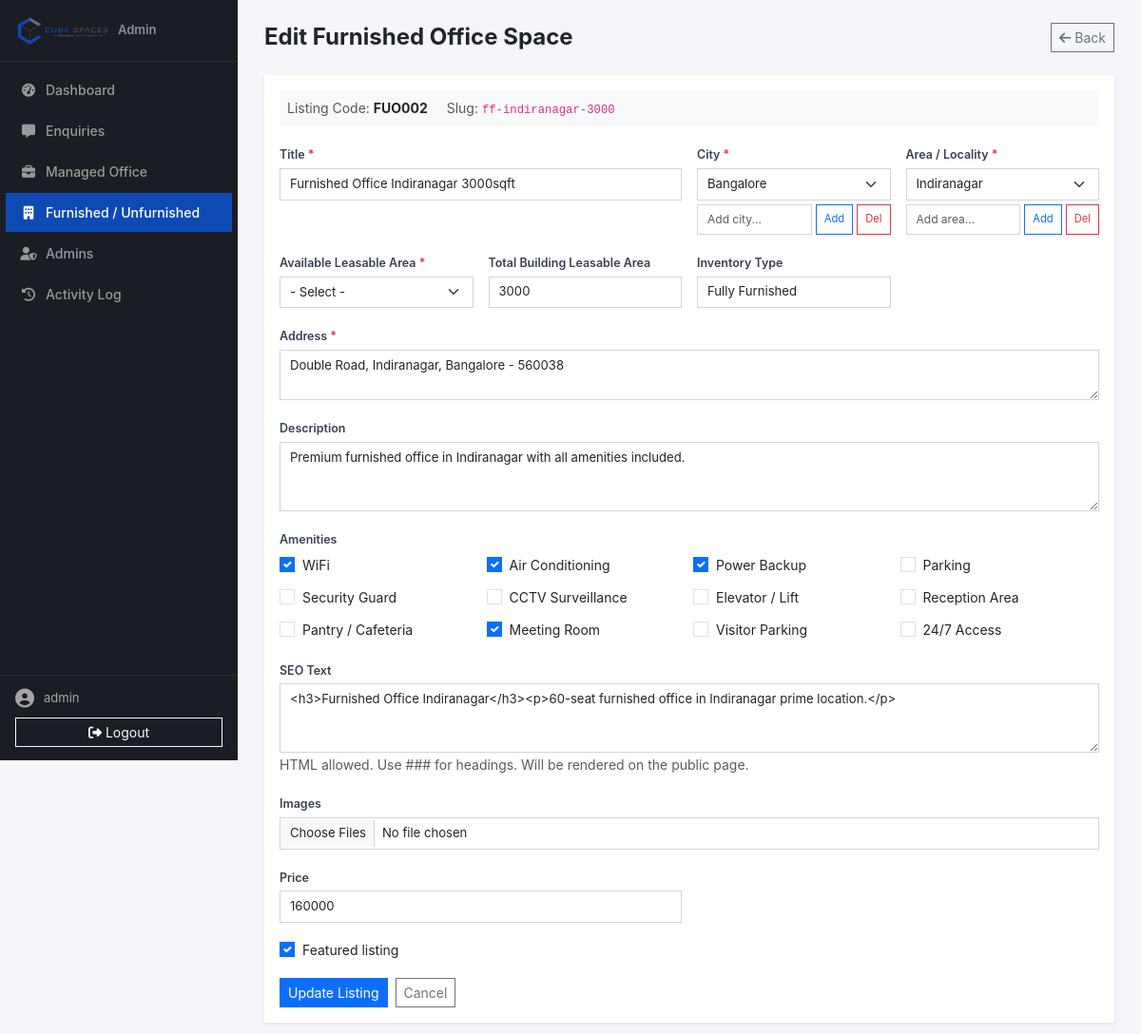
/admin/office-space.php?mode=edit&id=2&type=furnished (signed in), run on the app's committed database.
### tables this page shows
CREATE TABLE IF NOT EXISTS `furnished_offices` (
  `id` int NOT NULL AUTO_INCREMENT PRIMARY KEY,
  `title` varchar(255) NOT NULL,
  `slug` varchar(255) UNIQUE,
  `description` longtext,
  `city` varchar(100),
  `area` varchar(150),
  `address` varchar(500),
  `latitude` decimal(10, 7),
  `longitude` decimal(10, 7),
  `price` int,
  `price_label` varchar(100),
  `total_seats` int,
  `available_sqft` varchar(100),
  `min_inventory` varchar(50),
  `inventory_type` varchar(100),
  `total_area_sqft` int,
  `amenities` json,
  `images` json,
  `status` enum('draft', 'published', 'archived') DEFAULT 'draft',
  `featured` tinyint(1) DEFAULT 0,
  `feature_highlights` json,
  `seo_text` longtext,
  `office_space_type` varchar(100),
  `listing_type` varchar(50),
  `listing_code` varchar(50),
  `created_at` timestamp DEFAULT CURRENT_TIMESTAMP,
  `updated_at` timestamp DEFAULT CURRENT_TIMESTAMP ON UPDATE CURRENT_TIMESTAMP
);

### lib/config.php (called while the page is built, shortened)
<?php
function get_listing_table(string $type): ?string {
    return ALLOWED_LISTING_TABLES[$type] ?? null;
}

### admin/office-space.php (the view, shortened to what this page needs)
<?php
require_once __DIR__ . '/layout.php';
$mode = $_GET['mode'] ?? 'list';
$editId = (int)($_GET['id'] ?? 0);
$editType = trim($_GET['type'] ?? ($mode === 'add' ? 'furnished' : ''));
$editTable = get_listing_table($editType) ?: 'furnished_offices';
if ($mode === 'add' || $mode === 'edit'):
    $listing = ['title'=>'', 'listing_type'=>'', 'description'=>'', 'city'=>'', 'area'=>'', 'address'=>'', 'price'=>'', 'price_label'=>'', 'total_seats'=>'', 'total_area_sqft'=>'', 'available_sqft'=>'', 'min_inventory'=>'', 'inventory_type'=>'', 'amenities'=>'[]', 'images'=>'[]', 'status'=>'draft', 'featured'=>0, 'office_space_type'=>'rent', 'feature_highlights'=>'[]', 'seo_text'=>'', 'latitude'=>null, 'longitude'=>null, 'listing_code'=>'', 'slug'=>''];
    if ($mode === 'edit' && $editId && $editTable) {
        $stmt = mysqli_prepare($conn, "SELECT * FROM $editTable WHERE id=?");
        mysqli_stmt_bind_param($stmt, 'i', $editId);
        mysqli_stmt_execute($stmt);
        $r = mysqli_stmt_get_result($stmt);
        $listing = mysqli_fetch_assoc($r);
    }
    $amenities = json_decode($listing['amenities'] ?? '[]', true);
    $cities = mysqli_query($conn, "SELECT city FROM (SELECT city COLLATE utf8mb4_unicode_ci AS city FROM listing_cities UNION SELECT DISTINCT city COLLATE utf8mb4_unicode_ci AS city FROM furnished_offices WHERE city != '' UNION SELECT DISTINCT city COLLATE utf8mb4_unicode_ci AS city FROM unfurnished_offices WHERE city != '') AS c ORDER BY city");
    $areas = mysqli_query($conn, "SELECT area, city FROM (SELECT area COLLATE utf8mb4_unicode_ci AS area, city COLLATE utf8mb4_unicode_ci AS city FROM listing_areas UNION SELECT DISTINCT area COLLATE utf8mb4_unicode_ci AS area, city COLLATE utf8mb4_unicode_ci AS city FROM furnished_offices WHERE area != '' AND area IS NOT NULL UNION SELECT DISTINCT area COLLATE utf8mb4_unicode_ci AS area, city COLLATE utf8mb4_unicode_ci AS city FROM unfurnished_offices WHERE area != '' AND area IS NOT NULL) AS a ORDER BY area");
    $amenityList = ['WiFi','Air Conditioning','Power Backup','Parking','Security Guard','CCTV Surveillance','Elevator / Lift','Reception Area','Pantry / Cafeteria','Meeting Room','Visitor Parking','24/7 Access'];
?>
<div class="d-flex justify-content-between align-items-center mb-4">
    <h4 class="fw-bold mb-0"><?= $mode === 'add' ? 'Add' : 'Edit' ?> <?= $mode === 'edit' ? ucfirst($editType) : '' ?> Office Space</h4>
    <a href="office-space.php" class="btn btn-outline-secondary btn-sm"><i class="fa-solid fa-arrow-left me-1"></i>Back</a>
</div>
<div class="card border-0 shadow-sm">
    <div class="card-body">
        <?php if ($mode === 'edit' && $listing['listing_code']): ?>
        <div class="mb-3 p-2 bg-light small">
            <span class="text-muted">Listing Code:</span> <strong><?= htmlspecialchars($listing['listing_code']) ?></strong>
            <?php if ($listing['slug']): ?><span class="ms-3 text-muted">Slug:</span> <code><?= htmlspecialchars($listing['slug']) ?></code><?php endif; ?>
        </div>
        <?php endif; ?>
        <form id="listingForm" class="row g-3 needs-validation" enctype="multipart/form-data" novalidate>
            <div class="col-md-6 position-relative">
                <label for="title" class="form-label small fw-semibold">Title <span class="text-danger">*</span></label>
                <input type="text" name="title" id="title" class="form-control form-control-sm" required value="<?= htmlspecialchars($listing['title']) ?>" placeholder="e.g. RMZ Millenia">
            </div>
            <div class="col-md-3 position-relative">
                <label for="city" class="form-label small fw-semibold">City <span class="text-danger">*</span></label>
                <select name="city" id="city" class="form-select form-select-sm" required>
                    <?php if ($cities && mysqli_num_rows($cities)): mysqli_data_seek($cities, 0); while ($c = mysqli_fetch_assoc($cities)): ?>
                    <option value="<?= htmlspecialchars($c['city']) ?>" <?= $listing['city']===$c['city']?'selected':'' ?>><?= htmlspecialchars(ucfirst($c['city'])) ?></option>
                    <?php endwhile; endif; ?>
                </select>
                <div class="d-flex gap-1 mt-1">
                    <input type="text" id="newCity" class="form-control form-control-sm" placeholder="Add city..." style="font-size:0.75rem;">
                    <button type="button" class="btn btn-sm btn-outline-primary" onclick="window.addNewCity()" style="font-size:0.7rem;white-space:nowrap;">Add</button>
                    <button type="button" class="btn btn-sm btn-outline-danger" onclick="window.deleteCity()" style="font-size:0.7rem;white-space:nowrap;">Del</button>
                </div>
            </div>
            <div class="col-md-3 position-relative">
                <label for="area" class="form-label small fw-semibold">Area / Locality <span class="text-danger">*</span></label>
                <select name="area" id="area" class="form-select form-select-sm" required>
                    <?php if ($areas && mysqli_num_rows($areas)): mysqli_data_seek($areas, 0); while ($a = mysqli_fetch_assoc($areas)): ?>
                    <option value="<?= htmlspecialchars($a['area']) ?>" data-city="<?= htmlspecialchars(mb_strtolower($a['city']??'')) ?>" <?= ($listing['area']??'')===$a['area']?'selected':'' ?>><?= htmlspecialchars(ucfirst($a['area'])) ?></option>
                    <?php endwhile; endif; ?>
                </select>
                <div class="d-flex gap-1 mt-1">
                    <input type="text" id="newArea" class="form-control form-control-sm" placeholder="Add area..." style="font-size:0.75rem;">
                    <button type="button" class="btn btn-sm btn-outline-primary" onclick="window.addNewArea()" style="font-size:0.7rem;white-space:nowrap;">Add</button>
                    <button type="button" class="btn btn-sm btn-outline-danger" onclick="window.deleteArea()" style="font-size:0.7rem;white-space:nowrap;">Del</button>
                </div>
            </div>
            <div class="col-md-3 position-relative">
                <label for="available_sqft" class="form-label small fw-semibold">Available Leasable Area <span class="text-danger">*</span></label>
                <select name="available_sqft" id="available_sqft" class="form-select form-select-sm" required>
                    <option value="">- Select -</option>
                </select>
            </div>
            <div class="col-md-3 position-relative">
                <label for="total_area_sqft" class="form-label small fw-semibold">Total Building Leasable Area</label>
                <input type="number" name="total_area_sqft" id="total_area_sqft" class="form-control form-control-sm" value="<?= htmlspecialchars($listing['total_area_sqft'] ?? '') ?>" placeholder="e.g. 5000">
            </div>
            <div class="col-md-3 position-relative">
                <label for="inventory_type" class="form-label small fw-semibold">Inventory Type</label>
                <input type="text" name="inventory_type" id="inventory_type" class="form-control form-control-sm" value="<?= htmlspecialchars($listing['inventory_type'] ?? '') ?>" placeholder="e.g. Ready to move in">
            </div>
            <div class="col-12 position-relative">
                <label for="address" class="form-label small fw-semibold">Address <span class="text-danger">*</span></label>
                <textarea name="address" id="address" class="form-control form-control-sm" rows="2" required placeholder="Full address"><?= htmlspecialchars($listing['address']??'') ?></textarea>
            </div>
            <div class="col-12 position-relative">
                <label for="description" class="form-label small fw-semibold">Description</label>
                <textarea name="description" id="description" class="form-control form-control-sm" rows="3" placeholder="Describe the property"><?= htmlspecialchars($listing['description']??'') ?></textarea>
            </div>
            <div class="col-12">
                <label class="form-label small fw-semibold">Amenities</label>
                <div class="row g-2" id="amenitiesContainer">
                    <?php foreach ($amenityList as $amenity): ?>
                    <div class="col-md-3 col-6">
                        <div class="form-check">
                            <input type="checkbox" class="form-check-input amenity-check" value="<?= htmlspecialchars($amenity) ?>" id="amenity_<?= preg_replace('/[^a-zA-Z0-9]/', '_', $amenity) ?>" <?= in_array($amenity, $amenities) ? 'checked' : '' ?>>
                            <label class="form-check-label small" for="amenity_<?= preg_replace('/[^a-zA-Z0-9]/', '_', $amenity) ?>"><?= htmlspecialchars($amenity) ?></label>
                        </div>
                    </div>
                    <?php endforeach; ?>
                </div>
            </div>
            <div class="col-12 position-relative">
                <label for="seo_text" class="form-label small fw-semibold">SEO Text</label>
                <textarea name="seo_text" id="seo_text" class="form-control form-control-sm" rows="3" placeholder="&lt;h3&gt;About this Workspace&lt;/h3&gt;"><?= $listing['seo_text'] ?? '' ?></textarea>
                <small class="form-text text-muted">HTML allowed. Use ### for headings. Will be rendered on the public page.</small>
            </div>
            <div class="col-12">
                <label for="images" class="form-label small fw-semibold">Images</label>
                <input type="file" name="images[]" id="images" class="form-control form-control-sm" accept="image/*" multiple>
            </div>
            <div class="col-md-6 position-relative">
                <label for="price" class="form-label small fw-semibold">Price</label>
                <input type="number" step="0.01" name="price" id="price" class="form-control form-control-sm" value="<?= htmlspecialchars($listing['price']??'') ?>" placeholder="e.g. 150000">
            </div>
            <div class="col-12">
                <div class="form-check">
                    <input type="checkbox" name="featured" value="1" class="form-check-input" id="featuredCheck" <?= $listing['featured']?'checked':'' ?>>
                    <label class="form-check-label small" for="featuredCheck">Featured listing</label>
                </div>
            </div>
            <div class="col-12 d-flex gap-2">
                <button type="submit" class="btn btn-primary btn-sm"><?= $mode === 'add' ? 'Create Listing' : 'Update Listing' ?></button>
                <a href="office-space.php" class="btn btn-outline-secondary btn-sm">Cancel</a>
            </div>
        </form>
    </div>
</div>
<?php endif; ?>
<?php require_once __DIR__ . '/footer.php'; ?>

### assets/css/admin.css (style rules this page uses)
* { border-radius: 0 !important; }
:root { --admin-sidebar-width: 250px; --admin-primary: #0d4ab4; --admin-primary-dark: #083891; --admin-bg: #f4f6f9; --admin-card-shadow: 0 1px 4px rgba(0,0,0,0.06); }
body { font-family: 'Inter', sans-serif; background: var(--admin-bg); padding-top: 0; -webkit-font-smoothing: antialiased; }
.form-label { font-size: 0.78rem; font-weight: 600; color: #374151; margin-bottom: 4px; }
.form-control-sm, .form-select-sm { font-size: 0.82rem; padding: 6px 10px; border-color: #d1d5db; }

### data on the page
furnished_offices: listing_code "FUO002", slug "ff-indiranagar-3000", title "Furnished Office Indiranagar 3000sqft", city "Bangalore", area "Indiranagar", total_area_sqft "3000", inventory_type "Fully Furnished", address "Double Road, Indiranagar, Bangalore - 560038", description "Premium furnished office in Indiranagar with all amenities included.", amenities "☑", seo_text "<h3>Furnished Office Indiranagar</h3><p>60-seat furnished office in Indiranagar prime location.</p>", price "160000", featured "☑"

### other printed values
$adminUser "admin"
$editType "Furnished"
$amenity "WiFi"
$amenity "Air Conditioning"
$amenity "Power Backup"
$amenity "Parking"
$amenity "Security Guard"
$amenity "CCTV Surveillance"
$amenity "Elevator / Lift"
$amenity "Reception Area"
$amenity "Pantry / Cafeteria"
$amenity "Meeting Room"
$amenity "Visitor Parking"
$amenity "24/7 Access"
